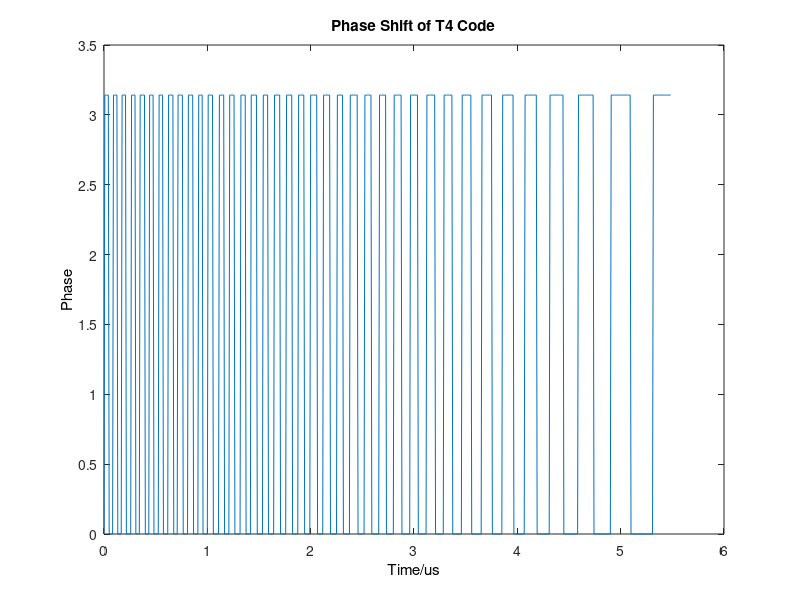
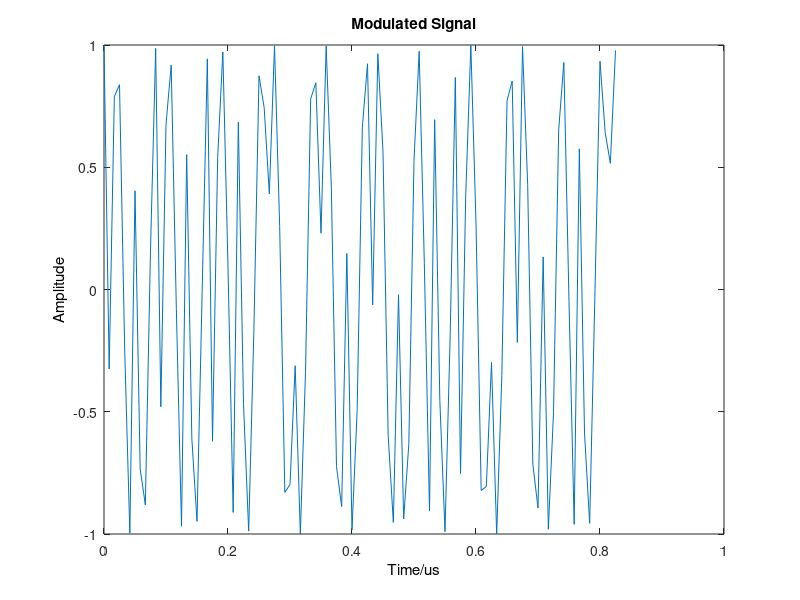
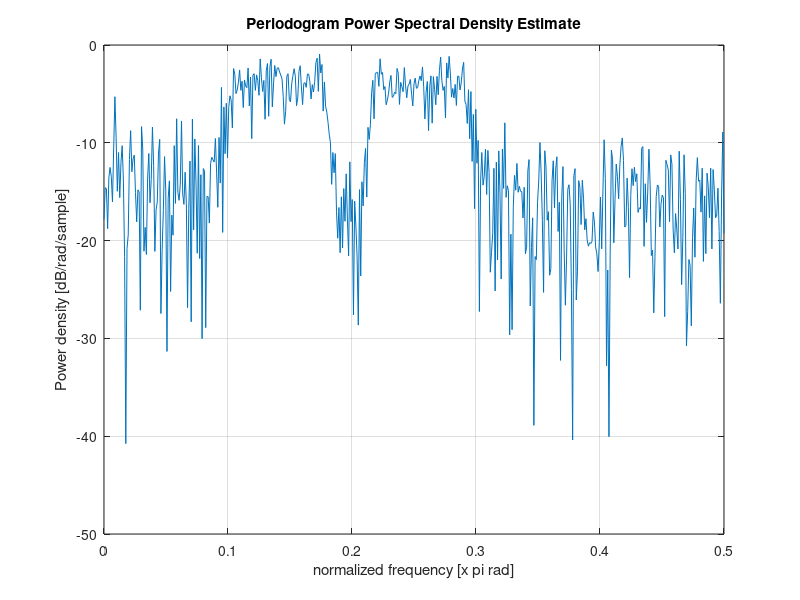

MATLAB code to generate these figures, in order:
%function x = T2_Code()
%myFun - Description
%
% Syntax: x = T2_Code()
%
% Long description
    

close all;
clear;
    
fs = 1200e6; Ts = 1/fs;                    %sample frequency 
fc = fs/6 + rand*(fs/5-fs/6);              %carrier frequency
A=1;                                       %Amplitude
k = randi(3)+3;                              %Number of stepped frequency segments
m =2;                                      %Number of phase states 
N = 512 + randi(1920 - 512);
SAR = floor(fc/fs);
T = N*Ts;
t = 0:Ts:N*Ts-Ts;
deltaf = fs/20 + rand*(fs/10-fs/20);
deltaphi = 2*pi/m;


index = 1;
for tt = 0:Ts:(N*Ts-Ts)
    jj = floor(k*tt/T);
    phase(index) =  mod(((2*pi/m)*floor((m*deltaf*tt.^2)/(2*T)-(m*fc*tt)/2)),2*pi);
    index = index + 1;
end

for i = 1: N
    I(i) = A*cos(2*pi*fc*(i-1)*Ts+phase(i));
    Q(i) = A*sin(2*pi*fc*(i-1)*Ts+phase(i));
end

S = I + sqrt(-1)*Q;

figure(1);
plot(t*10e6,phase);
set(get(gca, 'Title'), 'String', 'Phase Shift of T4 Code');
set(get(gca, 'XLabel'), 'String', 'Time/us');
set(get(gca, 'YLabel'), 'String', 'Phase');

figure(2);
plot(t(1:100)*10e6,I(1:100));
set(get(gca, 'Title'), 'String', 'Modulated Signal');
set(get(gca, 'XLabel'), 'String', 'Time/us');
set(get(gca, 'YLabel'), 'String', 'Amplitude');


figure(3);
periodogram(I);

sprintf('Number of stepped frequency segments is %g.', k)
sprintf('The length of signal is %g.', N)

%end